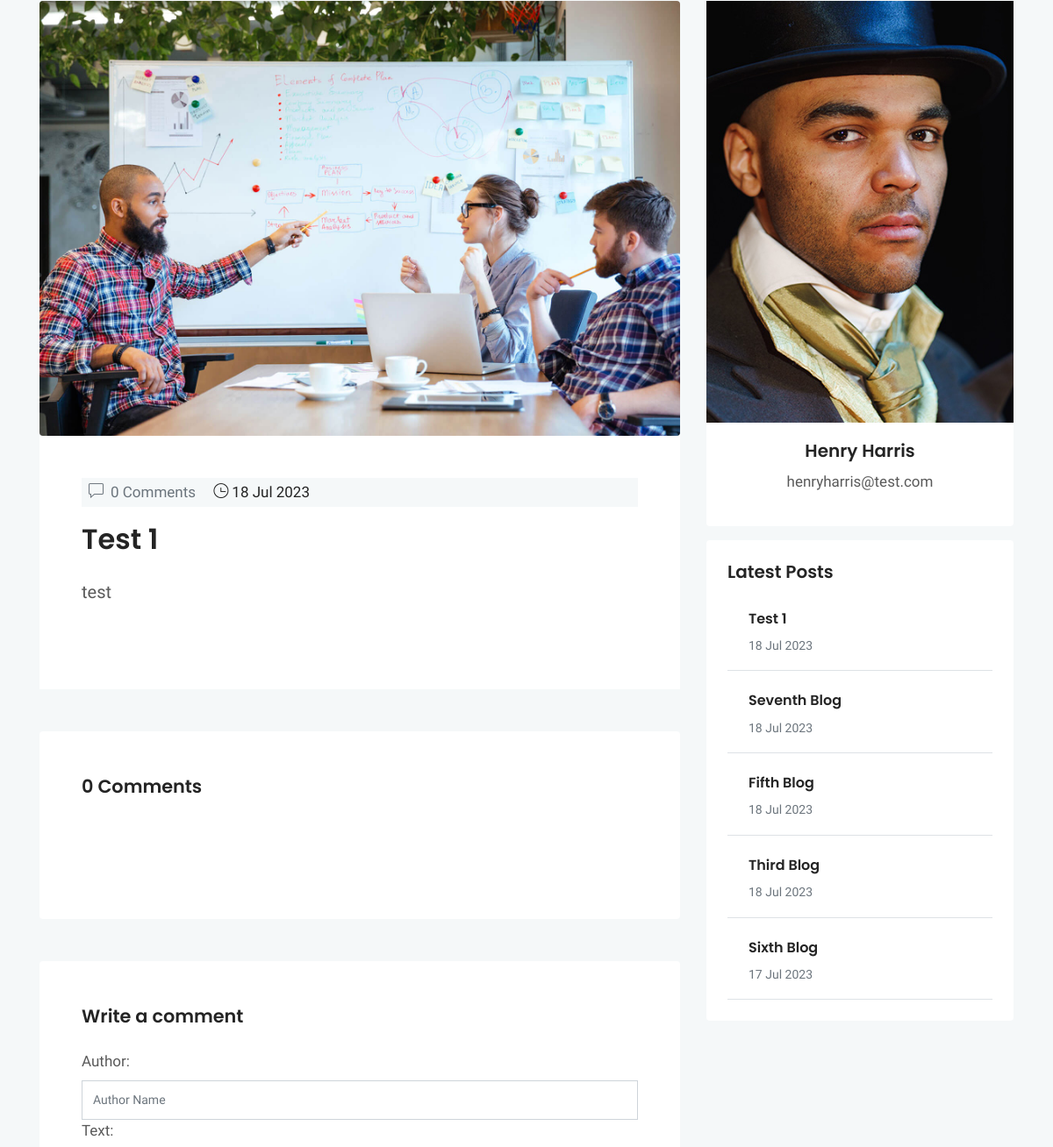
The page /blog_app/blog-detail/21 (middle part) on the database as committed earlier.
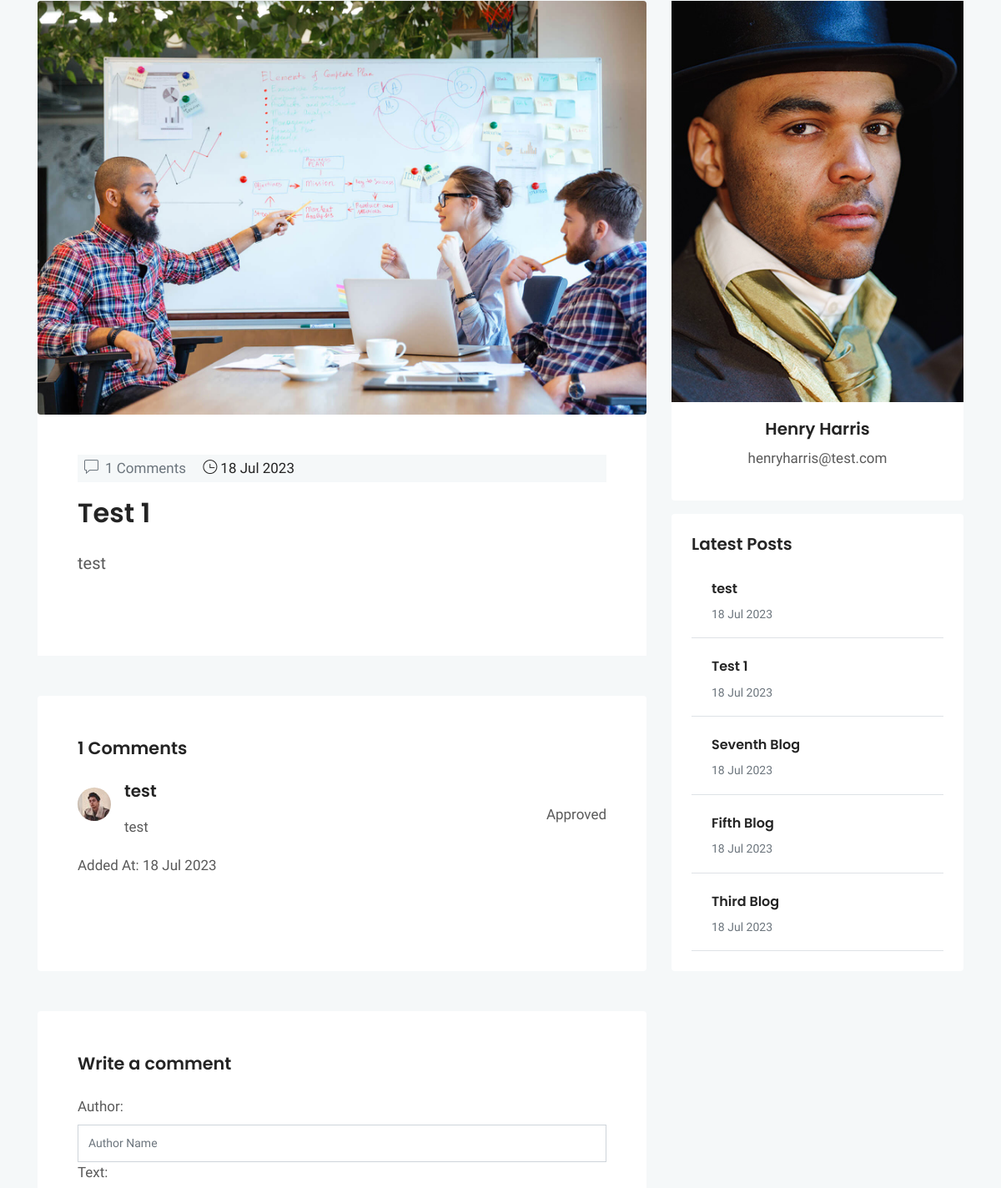
The same page on the database as committed later.
### blog_app/models.py (models this page shows, shortened)
class Blog(models.Model):
    title = models.CharField(max_length=256, blank=False)
    text  = models.TextField(blank=False)
    author = models.ForeignKey('auth.User', on_delete=models.CASCADE)
    created_date = models.DateTimeField(default=timezone.now)
    published_date =  models.DateTimeField(blank=True, null=True)

class Comment(models.Model):
    post = models.ForeignKey(Blog, related_name='blog_comments',on_delete=models.CASCADE)
    author = models.CharField(max_length=256)
    text = models.TextField()
    created_date = models.DateTimeField(default=timezone.now)
    created_by = models.ForeignKey('auth.User', on_delete=models.CASCADE,null=True)
    approve_commet = models.BooleanField(default=False)

### blog_app/views.py (the view)
class BlogDetails(DetailView):
     model = Blog
     template_name = 'blog_details.html'
     def get_context_data(self, **kwargs: Any) -> Dict[str, Any]:
         context = super().get_context_data(**kwargs)
         context['blog_data']   = Blog.objects.get(id__exact=self.get_object().pk)
         context['latest_blogs'] = Blog.objects.filter(published_date__isnull = False).order_by('-published_date')[0:5]
         context['comments'] = Comment.objects.filter(post_id__exact=self.get_object().pk, approve_commet = True)
         if(self.request.user.is_superuser):
              context['approval_pending_comments'] = Comment.objects.filter(post_id__exact=self.get_object().pk, approve_commet = False)
         else:
              context['approval_pending_comments'] = Comment.objects.filter(post_id__exact=self.get_object().pk, approve_commet = False, created_by=self.request.user.id)
         context['comment_form'] = AddComment()
         return context

### blog_app/forms.py
class AddComment(forms.ModelForm):
    class Meta:
        model = Comment
        fields = ('author', 'text',)
        widgets = {
            'author': forms.TextInput(attrs = {'class': 'form-control' ,'placeholder':'Author Name'}),
            'text': forms.Textarea(attrs = {'class': 'form-control mb-3','placeholder':'Enter comment'}),
        }

### blog_app/templates/blog_app/blog_details.html (shortened to what the changed rows need)
{% extends 'blog_app/header.html' %}
{% block body_block %}
{% load static %}
<div class="main-wrapper ">
  <section class="section blog-wrap bg-gray">
    <div class="container">
      <div class="row">
        <div class="col-lg-8">
          <div class="row">
            <div class="col-lg-12 mb-5">
              <div class="single-blog-item">
                <div class="blog-item-content bg-white p-5">
                  <div class="blog-item-meta bg-gray py-1 px-2">
                    <span class="text-muted text-capitalize mr-3">
                      <i class="ti-comment mr-2"></i>{{comments.count}} Comments </span>
                    <span class="text-black text-capitalize mr-3">
                      <i class="ti-time mr-1"></i>{{ blog_data.published_date | date:"d M Y" }}</span>
                  </div>
                  <h2 class="mt-3 mb-4">
                    <a href="#">{{ blog_data.title }}</a>
                  </h2>
                  <p class="lead mb-4">{{ blog_data.text }}</p>
                </div>
              </div>
            </div>
            <div class="col-lg-12 mb-5">
              <div class="comment-area card border-0 p-5">
                <h4 class="mb-4">{{comments.count}} Comments</h4>
                <ul class="comment-tree list-unstyled">
                  <li class="mb-5">
                    {% if comments %}
                    {% for single_comment in comments %}
                    <div class="comment-area-box">
                      <img alt="" src="{% static 'images/blog/test1.jpg' %}" class="img-fluid float-left mr-3 mt-2" style="border-radius: 20px;">
                      <h5 class="mb-1">{{single_comment.author}}</h5>
                      <div class="comment-meta mt-4 mt-lg-0 mt-md-0 float-lg-right float-md-right">
                        <span>
                          Approved </span>
                      </div>
                      <div class="comment-content mt-3">
                        <p>{{single_comment.text}}</p>
                        <p>Added At: {{single_comment.created_date | date:"d M Y"}}</p>
                      </div>
                    </div>
                    {% endfor %}
                    {% endif %}
                  </li>
                </ul>
              </div>
            </div>
            <div class="col-lg-12">
              <form class="contact-form bg-white rounded p-5" id="comment-form" action="{% url 'blog_app_name:add-comment' blog_data.id  %}" method="post">
                {{comment_form}}
                {% if user.is_authenticated %}
                  <input class="btn btn-main btn-round-full" type="submit" name="submit-contact" id="submit_contact" value="Submit Message">
                {% else %}
                <span style="color:red">*please login before post any comment</span><br>
                {% endif %}
              </form>
            </div>
          </div>
        </div>
        <div class="col-lg-4">
          <div class="sidebar-wrap">
            <div class="sidebar-widget card border-0 mb-3">
              <div class="card-body text-center">
                <h5 class="">{{ blog_data.author.first_name }} {{ blog_data.author.last_name }}</h5>
                <p>{{ blog_data.author.email }}</p>
              </div>
            </div>
            <div class="sidebar-widget latest-post card border-0 p-4 mb-3">
              {% if latest_blogs %}
              {% for latest_post in latest_blogs %}
              <div class="media border-bottom py-3">
                <a href="#">
                </a>
                <div class="media-body">
                  <h6 class="my-2">
                    <a href="#">{{latest_post.title}}</a>
                  </h6>
                  <span class="text-sm text-muted">{{latest_post.published_date | date:"d M Y"}}</span>
                </div>
              </div>
              {% endfor %}
              {% endif %}
            </div>
          </div>
        </div>
      </div>
    </div>
  </section>
{% endblock %}

Rows that differ between the two databases and show on the page:
no longer on this page (row unchanged): Blog: title "Sixth Blog", published_date "17 Jul 2023"
added Comment: author "test", text "test", created_date "18 Jul 2023"
now on this page (row edited): Blog: title "test", published_date "18 Jul 2023"
Other text that changed with them:
{{ comments.count }}: "0" → "1"
